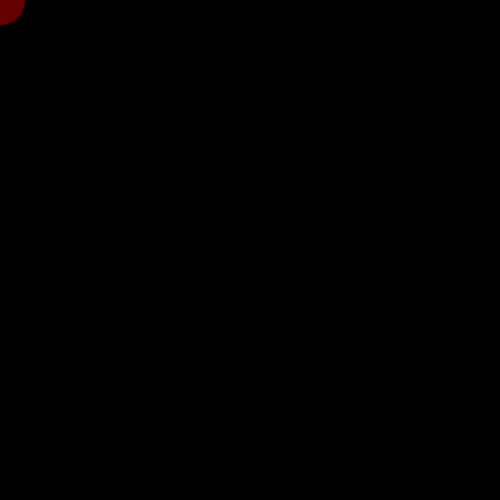
Frame 1 (no input)
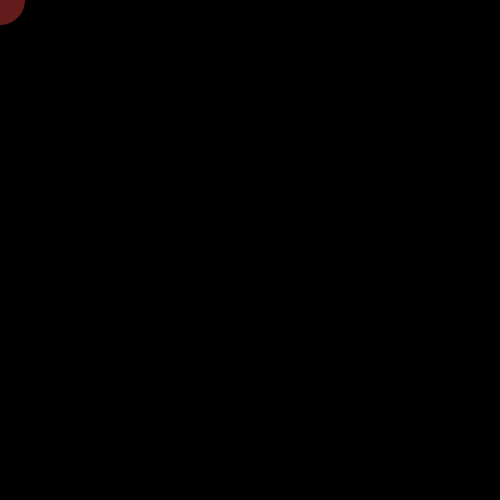
Frame 60 (the mouse pressed at the canvas centre just before this capture)
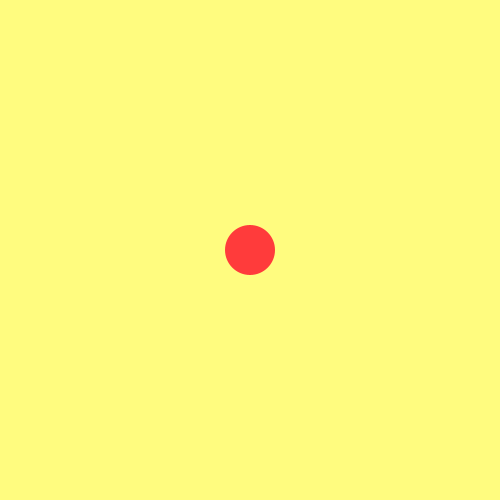
Frame 120 (the mouse held since frame 60 and released just before this capture)

The Processing sketch that drew these frames (run headless with seeded random() and noise(); from frame 60 on, the mouse is pressed at the canvas centre):

// Processing sketch: sketch_2014_9_17
// ── sketch_2014_9_17.pde
int x;
int y;

void setup() {
  size(500,500);
  x=0;
  y=0;
}

void draw() {
background (map(mouseX,0,width,mouseY,width),map(mouseX,0,width,mouseX,255),map(mouseY,0,width,0,255));
  noStroke();
  fill(map(mouseX,0,width,100,500),x/2,y/2);
  ellipse(mouseX,mouseY,50,50);
  x=x+1;
  y=y+1;
}
